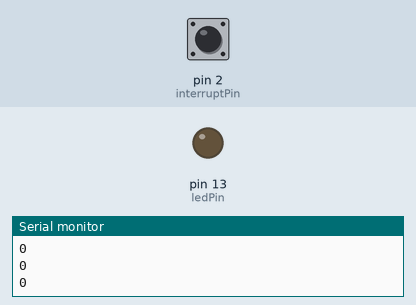
This sketch was run on a simulated Arduino Uno, built with avr-gcc and run on an emulated ATmega328P. On the bench: output pins drawn as LEDs (lit = HIGH), the last lines printed to the serial monitor. Inputs (shaded band) come from the test bench; at power-on: pin 2 (interruptPin) HIGH. Storage starts empty.

Above: at 1.2 s.
1.3 s: pin 2 (interruptPin) pulled LOW for 0.15 s
At 2.1 s:
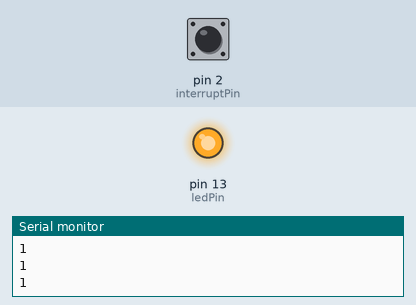
3.0 s: pin 2 (interruptPin) pulled LOW for 1 s
At 5.2 s:
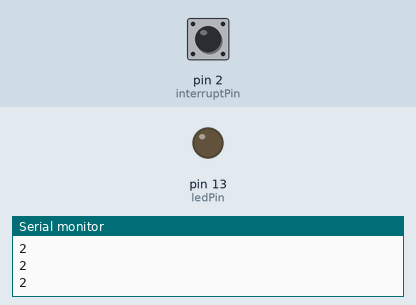
5.5 s: pin 2 (interruptPin) pulled LOW for 3.2 s
At 9.1 s:
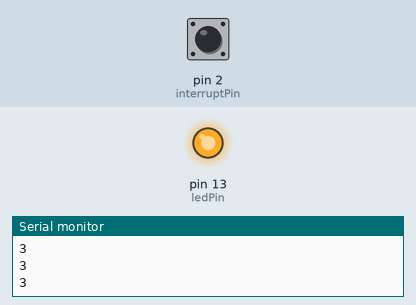
Timing chart, 0 to 10.6 s (numbered marks = the images above; inputs shaded):
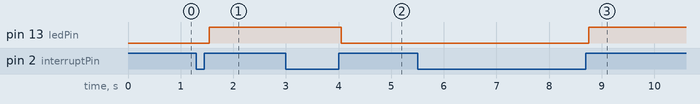

Measured:
- after the input at 1.3 s, pin 13 (ledPin): LOW → HIGH after 0.25 s
- after the input at 3.0 s, pin 13 (ledPin): HIGH → LOW after 1.1 s
- after the input at 5.5 s, pin 13 (ledPin): LOW → HIGH after 3.3 s

The sketch:

sketch_sep18a.ino
```cpp
#include <RTClib.h>
#include <SPI.h>
#include <SD.h>
#include <Wire.h>
#include <TimeLib.h>
#include <DS1307RTC.h>
File myFile;
RTC_DS1307 rtc;
int total_rain;
int avg_rain_count;
int rain;
int avg_rain ;
void summation();
void displayln();
unsigned long startMillis;  //some global variables available anywhere in the program
unsigned long currentMillis;
const unsigned long period = 60000;  //the value is a number of milliseconds
const byte ledPin = 13;    //using the built in LED
const byte interruptPin = 2;
volatile byte state = LOW;
int count=0;
void counting();
int totalcount;
int flag;


void blink() {
  state = !state;
  flag++;
}


void setup()
{
  Serial.begin(9600);
  SD.begin();
  while(!Serial);
    if(! rtc.begin()) {
      Serial.println("Couldn't find RTC");
      while (1);
    }
    else {
      rtc.adjust(DateTime(F(__DATE__), F(__TIME__)));
    }
   if(! rtc.isrunning()) {
      Serial.println("RTC is NOT running!");
    }
  Serial.print("Initializing SD card...");
  if (!SD.begin(4)) {
 Serial.println("initialization failed!");
 while (1);
}
 Serial.println("initialization done.");
Serial.println("Date,Time,avg_rain_count,rain,avg_rain");
 //myFile.print("Date","Time","Sound","loudness");
    //start Serial in case we need to print debugging info
  pinMode(ledPin, OUTPUT);
  startMillis = millis();
  pinMode(interruptPin, INPUT_PULLUP);
  attachInterrupt(digitalPinToInterrupt(interruptPin), blink, RISING);

}

void loop()
{
digitalWrite(ledPin, state);
summation();
//displayln();
//  int rain_count=+flag;
//  Serial.println(rain_count);
//  currentMillis = millis();  //get the current "time" (actually the number of milliseconds since the program started)
//  if (currentMillis - startMillis >= period)  //test whether the period has elapsed
//  {
//    int total_rain=flag;
//    int avg_rain_count=total_rain/60;
//    int rain=total_rain*0.28;
//    int avg_rain =avg_rain_count*0.28;
//
//   flag=0;//digitalWrite(ledPin, !digitalRead(ledPin));  //if so, change the state of the LED.  Uses a neat trick to change the state
//    startMillis = currentMillis;  //IMPORTANT to save the start time of the current LED state.
  //


}


void summation()
{

    int rain_count=+flag;
  Serial.println(rain_count);
  delay(100);
  currentMillis = millis();  //get the current "time" (actually the number of milliseconds since the program started)
  while (currentMillis - startMillis >= period)  //test whether the period has elapsed
  {
     total_rain=flag;
     Serial.println(total_rain);
     delay(1000);
     avg_rain_count=total_rain/60;
     Serial.println(total_rain);
     delay(1000);
     rain=total_rain*0.28;
     Serial.println(total_rain);
     delay(1000);
     avg_rain =avg_rain_count*0.28;
     Serial.println(total_rain);
     delay(1000);
    // displayln();
     delay(1000);
   flag=0;//digitalWrite(ledPin, !digitalRead(ledPin));  //if so, change the state of the LED.  Uses a neat trick to change the state
    startMillis = currentMillis;
    break;//IMPORTANT to save the start time of the current LED state.
  }


  }


  void displayln(){
     myFile = SD.open("manu.txt", FILE_WRITE);
  if (myFile) {
     tmElements_t tm;

 if (RTC.read(tm)) {

    Serial.print(tm.Day);
    Serial.print('/');
    Serial.print(tm.Month);
    Serial.print('/');
    Serial.print(tmYearToCalendar(tm.Year));
    Serial.print(",");
    Serial.print(tm.Hour);
    Serial.print(":");
    Serial.print(tm.Minute);
    Serial.print(":");
    Serial.print(tm.Second);
    Serial.print(',');
    Serial.print(avg_rain_count);
    Serial.print(',');
    Serial.println(rain);
    Serial.print(',');
    Serial.println(avg_rain);
    myFile.print(tm.Day);
    myFile.print('/');
    myFile.print(tm.Month);
    myFile.print('/');
    myFile.print(tmYearToCalendar(tm.Year));
    myFile.print(",");
    myFile.print(tm.Hour);
    myFile.print(":");
    myFile.print(tm.Minute);
    myFile.print(":");
    myFile.print(tm.Second);
    myFile.print(',');
    myFile.print(avg_rain_count);
    myFile.print(',');
    myFile.println(rain);
    myFile.print(',');
    myFile.println(avg_rain);
    myFile.close();

  }
    else {
    if (RTC.chipPresent()) {
      Serial.println("The DS1307 is stopped.  Please run the SetTime");
      Serial.println("example to initialize the time and begin running.");
      Serial.println();
    } else {
      Serial.println("DS1307 read error!  Please check the circuitry.");
      Serial.println();
    }
    }
}
myFile = SD.open("manu.txt");
if (myFile) {

Serial.println("manu.txt:");
// read from the file until there's nothing else in it:
while (myFile.available()) {
Serial.write(myFile.read());
}
myFile.close();
}
    }
```
